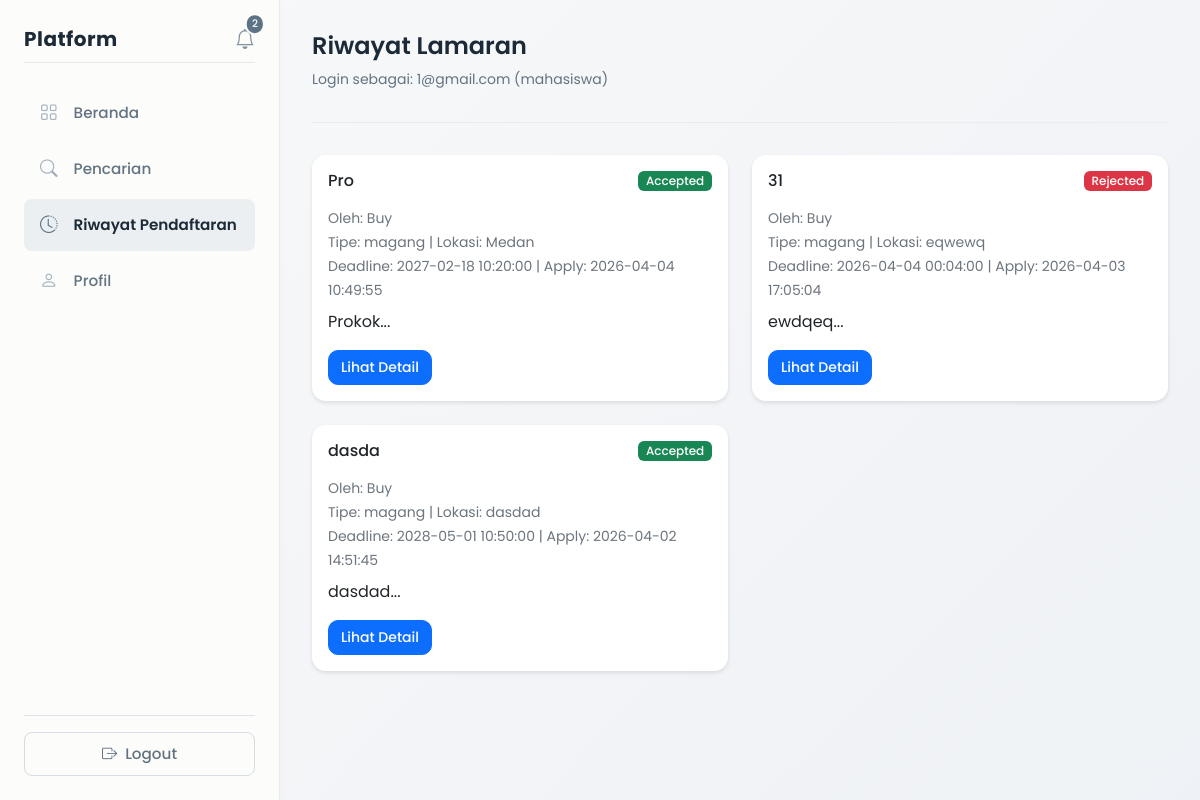
/views/mahasiswa/history.php (signed in), run on an earlier commit of the app's database.
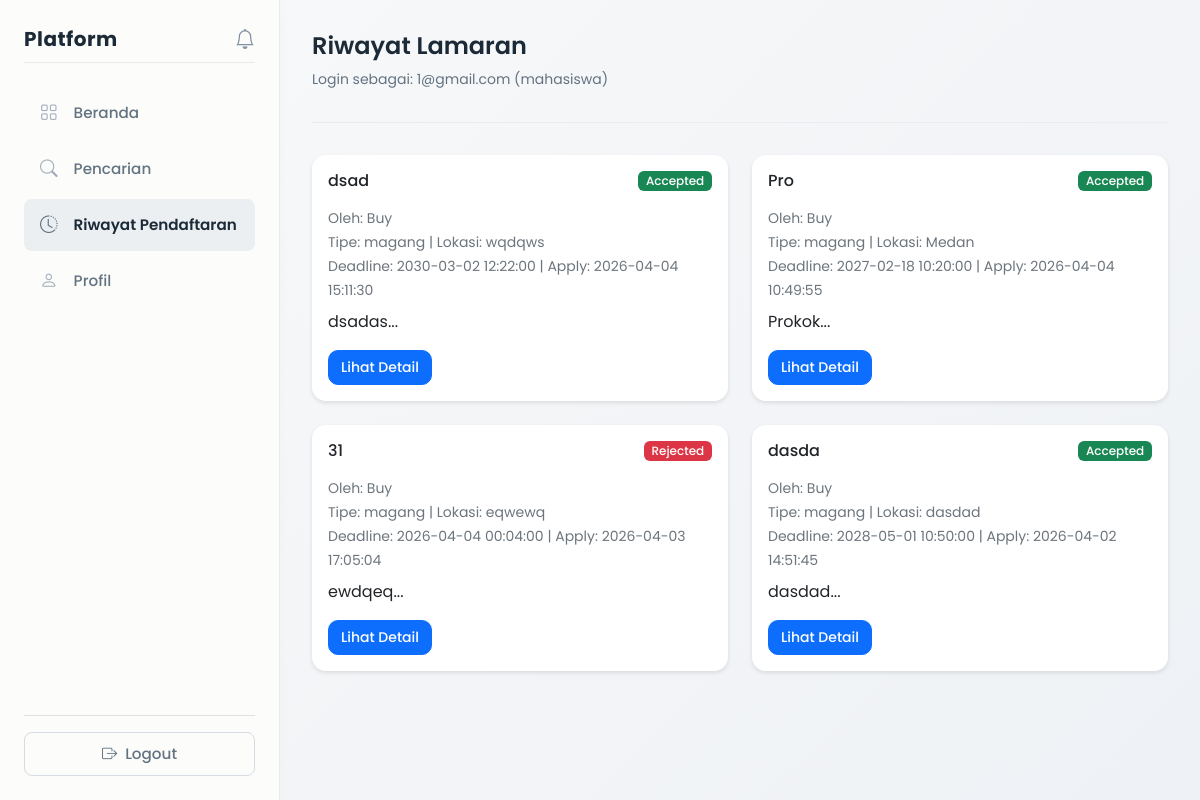
And on a later commit of the database.
### tables this page shows
CREATE TABLE `lamaran` (
  `id` int NOT NULL,
  `mahasiswa_id` int NOT NULL,
  `peluang_id` int NOT NULL,
  `is_recommended` tinyint(1) DEFAULT '0',
  `tanggal_apply` timestamp NULL DEFAULT CURRENT_TIMESTAMP,
  `status` enum('pending','accepted','rejected') DEFAULT 'pending',
  `result_published` tinyint(1) DEFAULT '0' COMMENT 'Status: 0=not published, 1=published to mahasiswa'
);

CREATE TABLE `peluang` (
  `id` int NOT NULL,
  `mitra_id` int NOT NULL,
  `judul` varchar(150) NOT NULL,
  `deskripsi` text NOT NULL,
  `tipe` enum('magang','kursus') NOT NULL,
  `lokasi` varchar(100) DEFAULT NULL,
  `kuota` int DEFAULT '0',
  `min_ipk` decimal(3,2) DEFAULT '0.00',
  `min_semester` int DEFAULT '1',
  `fakultas` varchar(100) DEFAULT NULL,
  `deadline` datetime NOT NULL,
  `status` enum('pending','approved','rejected') DEFAULT 'approved',
  `created_at` timestamp NULL DEFAULT CURRENT_TIMESTAMP,
  `closed_at` timestamp NULL DEFAULT NULL
);

CREATE TABLE `mitra` (
  `id` int NOT NULL,
  `user_id` int NOT NULL,
  `nama_organisasi` varchar(150) DEFAULT NULL,
  `deskripsi` text,
  `kontak` varchar(100) DEFAULT NULL,
  `status_verifikasi` enum('pending','approved','rejected') DEFAULT 'pending'
);

### core/notification_helper.php (called while the page is built, shortened)
<?php
function getUnreadNotificationCount($conn, $user_id) {
    $query = "SELECT COUNT(*) as unread FROM notifikasi WHERE user_id = ? AND status_baca = 0";
    $stmt = mysqli_prepare($conn, $query);
    mysqli_stmt_bind_param($stmt, 'i', $user_id);
    mysqli_stmt_execute($stmt);
    $result = mysqli_stmt_get_result($stmt);
    $row = mysqli_fetch_assoc($result);
    return $row['unread'] ?? 0;
}
?>

### views/mahasiswa/history.php (the view, shortened to what the changed rows need)
<?php
include __DIR__ . '/../../config/database.php';
$user_id = $_SESSION['user_id'];
$query = "SELECT id FROM mahasiswa WHERE user_id = ?";
$stmt = mysqli_prepare($conn, $query);
mysqli_stmt_bind_param($stmt, 'i', $user_id);
mysqli_stmt_execute($stmt);
$result = mysqli_stmt_get_result($stmt);
$mahasiswa = mysqli_fetch_assoc($result);
$mahasiswa_id = $mahasiswa['id'];
$query = "SELECT l.id as lamaran_id, l.tanggal_apply, l.status, l.result_published, p.id, p.judul, p.deskripsi, p.tipe, p.lokasi, p.deadline, u.email as mitra_email, m.nama_organisasi
          FROM lamaran l
          JOIN peluang p ON l.peluang_id = p.id
          JOIN users u ON p.mitra_id = u.id
          LEFT JOIN mitra m ON u.id = m.user_id
          WHERE l.mahasiswa_id = ?
          ORDER BY l.tanggal_apply DESC";
$stmt = mysqli_prepare($conn, $query);
mysqli_stmt_bind_param($stmt, 'i', $mahasiswa_id);
mysqli_stmt_execute($stmt);
$applications = mysqli_stmt_get_result($stmt);
?>
<!DOCTYPE html>
<html>
<head>
    <link href="https://cdn.jsdelivr.net/npm/bootstrap@5.3.0/dist/css/bootstrap.min.css" rel="stylesheet">
    <link rel="stylesheet" href="../../assets/css/global.css">
    <link rel="stylesheet" href="../../assets/css/layout.css">
    <link rel="stylesheet" href="https://cdn.jsdelivr.net/npm/bootstrap-icons@1.11.0/font/bootstrap-icons.css">
</head>
<body>
<div class="d-flex">
    <?php include __DIR__ . '/../layouts/sidebar.php'; ?>
    <div class="content">
        <div class="page-header">
            <h1 class="page-title">Riwayat Lamaran</h1>
        </div>
        <div class="row">
            <?php while ($app = mysqli_fetch_assoc($applications)): ?>
                <div class="col-md-6 mb-4">
                    <div class="card">
                        <div class="card-body">
                            <div class="d-flex justify-content-between align-items-start mb-2">
                                <h6><?php echo htmlspecialchars($app['judul']); ?></h6>
                                <span class="badge <?php
                                    if ($app['result_published'] == 0) {
                                        echo 'bg-warning';
                                        $display_status = 'Pending';
                                    } else {
                                        $display_status = ucfirst($app['status']);
                                        echo ($app['status'] == 'accepted') ? 'bg-success' : 'bg-danger';
                                    }
                                ?>">
                                    <?php echo $display_status; ?>
                                </span>
                            </div>
                            <small class="text-muted">
                                Oleh: <?php echo htmlspecialchars($app['nama_organisasi'] ?? $app['mitra_email']); ?><br>
                                Tipe: <?php echo htmlspecialchars($app['tipe']); ?> | Lokasi: <?php echo htmlspecialchars($app['lokasi'] ?? 'Tidak ditentukan'); ?><br>
                                Deadline: <?php echo $app['deadline']; ?> | Apply: <?php echo $app['tanggal_apply']; ?>
                            </small>
                            <p class="mt-2"><?php echo substr(htmlspecialchars($app['deskripsi']), 0, 100) . '...'; ?></p>
                            <a href="already_applied.php?id=<?php echo $app['id']; ?>" class="btn btn-primary btn-sm">Lihat Detail</a>
                        </div>
                    </div>
                </div>
            <?php endwhile; ?>
        </div>
    </div>
</div>
</body>
</html>

### views/layouts/sidebar.php (shortened to what the changed rows need)
<?php
include_once __DIR__ . '/../../core/notification_helper.php';
include_once __DIR__ . '/../../config/database.php';
$unread_count = getUnreadNotificationCount($conn, $_SESSION['user_id']);
?>
<div class="sidebar d-flex flex-column p-4">
    <div class="d-flex justify-content-between align-items-center mb-4 pb-2 border-bottom sidebar-header">
        <a href="<?= BASE_URL ?>/views/notifications.php" class="notification-bell position-relative" title="Notifikasi">
            <i class="bi bi-bell fs-5"></i>
            <?php if ($unread_count > 0): ?>
                <span class="position-absolute top-0 start-100 translate-middle badge rounded-pill bg-primary notification-badge">
                    <?php echo $unread_count; ?>
                </span>
            <?php endif; ?>
        </a>
    </div>
</div>

What changed in the data, as far as the page shows it:
added lamaran: peluang.judul "dsad", status "Accepted", mitra.nama_organisasi "Buy", peluang.tipe "magang", peluang.lokasi "wqdqws", peluang.deadline "2030-03-02 12:22:00", tanggal_apply "2026-04-04 15:11:30", peluang.deskripsi "dsadas"
Also different on the page:
$unread_count: "2" → (not shown)
